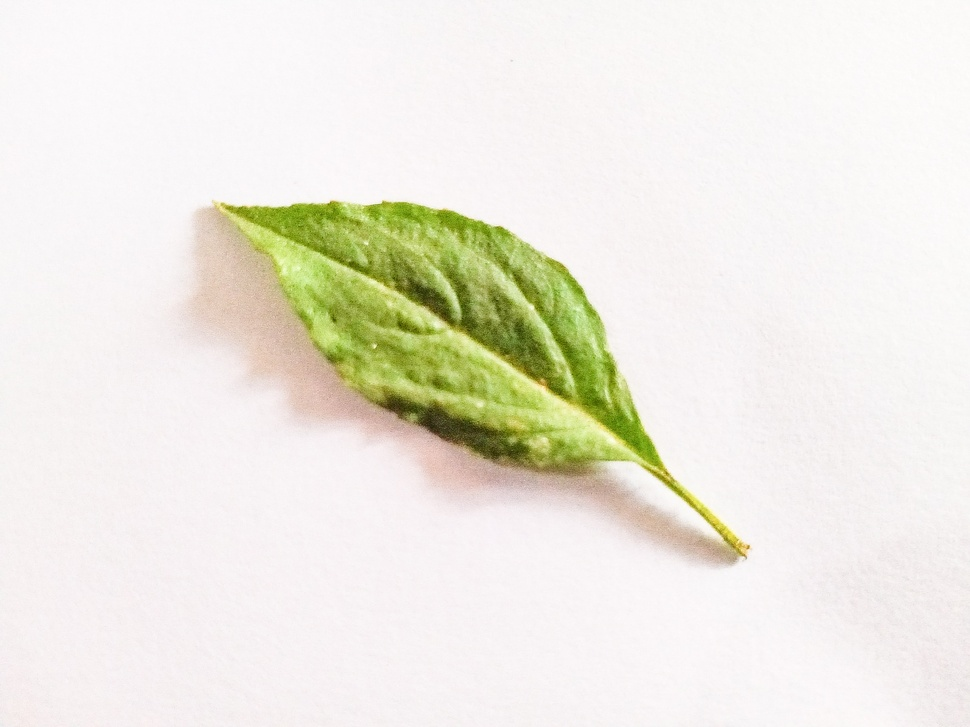
#> input picture Dataset/Daun Kemangi/001.jpg, 970 x 727 px, shrunk from 1600 x 1200 before the run
$ python index.py
#> lines starting #> are read from the running program, lines starting #| are printed output that depends on the picture
import cv2
from matplotlib import pyplot as plt

img = cv2.imread("Daun Kemangi/001.jpg")
#> img is the input picture: shape (727, 970, 3); mean B, G, R 224.1, 234.8, 237.3
img_gray = cv2.cvtColor(img, cv2.COLOR_BGR2GRAY)
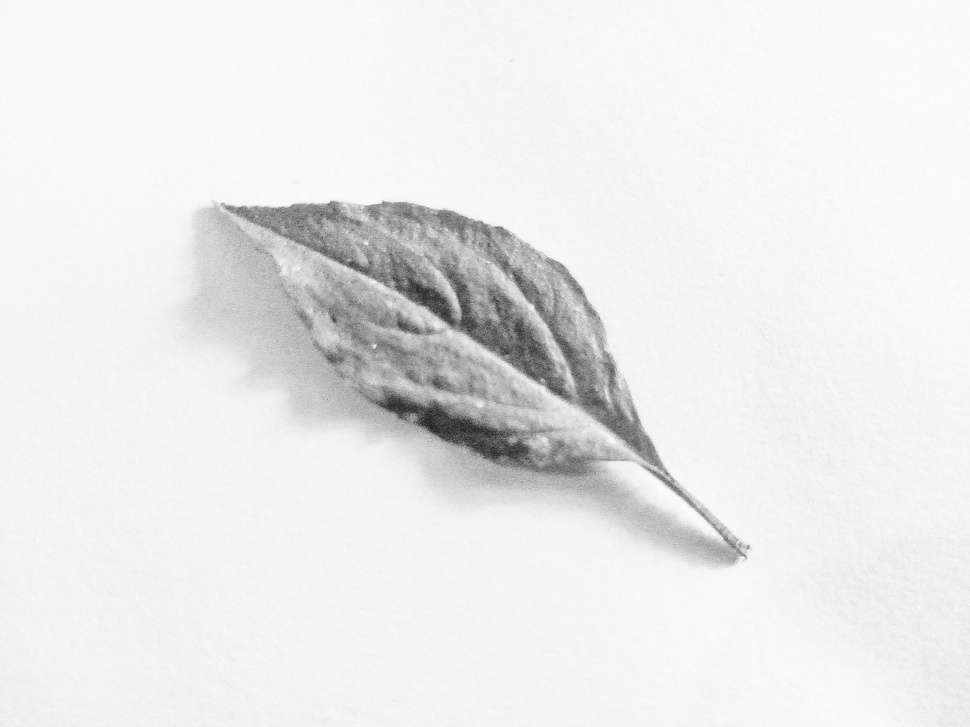
#> img_gray: shape (727, 970); min 32, max 254, mean 234.3
img_rgb = cv2.cvtColor(img, cv2.COLOR_BGR2RGB)
stop_data = cv2.CascadeClassifier('haarcascade_frontalface_default.xml')
found = stop_data.detectMultiScale(img_gray,minSize =(30, 30))
#> found = ()
amount_found = len(found)
#> amount_found = 0
if amount_found != 0:
    for (x, y, width, height) in found:
        cv2.rectangle(img_rgb, (x, y),
                      (x + height, y + width),
                      (0, 255, 0), 5)
plt.subplot(1, 1, 1)
plt.imshow(img_rgb)
plt.show()

$ run again, with Dataset/Daun Kemangi/002.jpg copied over Dataset/Daun Kemangi/001.jpg
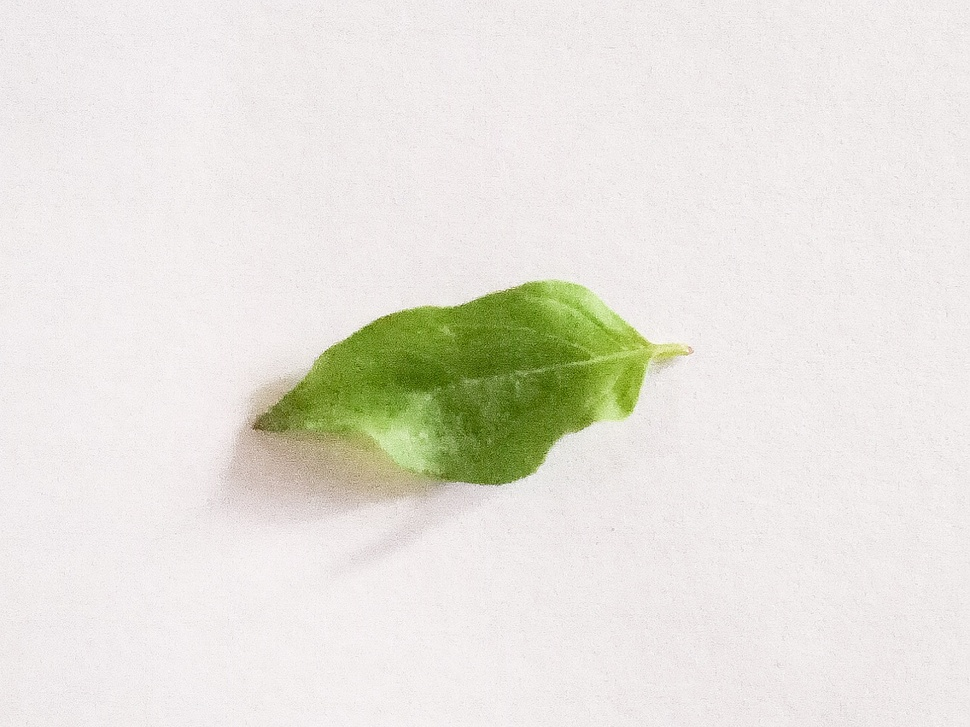
#> input picture Dataset/Daun Kemangi/002.jpg, 970 x 727 px, shrunk from 1600 x 1200 before the run
#> img is the input picture: shape (727, 970, 3); mean B, G, R 220.1, 228, 230.2
#> `img_gray = cv2.cvtColor(img, cv2.COLOR_BGR2GRAY)`:
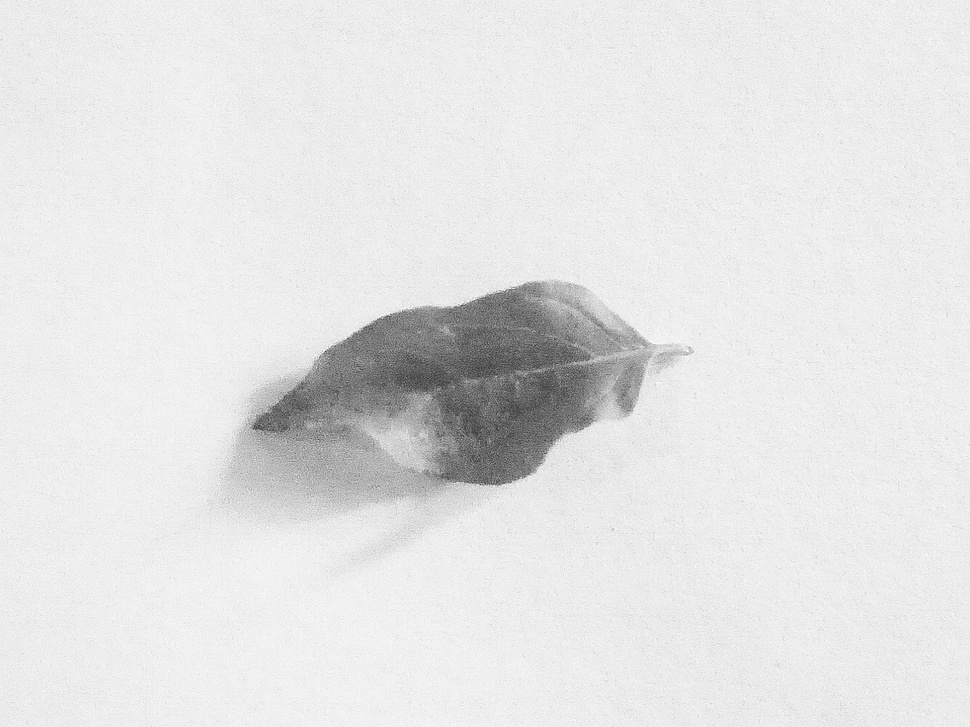
#> img_gray: shape (727, 970); min 48, max 254, mean 227.7
#> found = ()
#> amount_found = 0

$ run again, with Dataset/Daun Kemangi/003.jpg copied over Dataset/Daun Kemangi/001.jpg
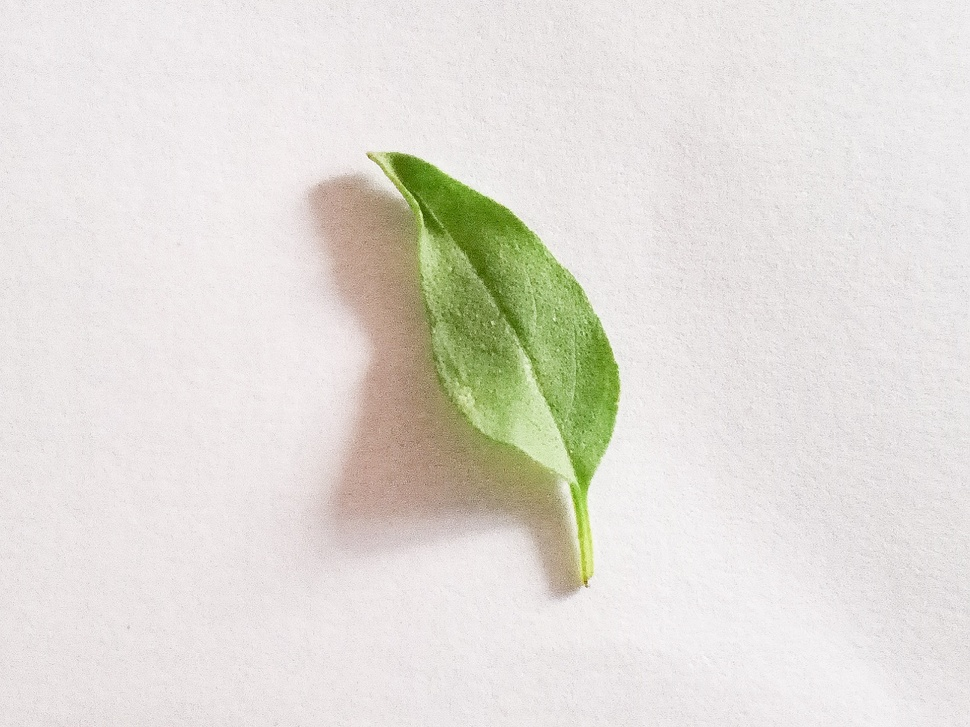
#> input picture Dataset/Daun Kemangi/003.jpg, 970 x 727 px, shrunk from 1600 x 1200 before the run
#> img is the input picture: shape (727, 970, 3); mean B, G, R 215.3, 222.1, 225.4
#> `img_gray = cv2.cvtColor(img, cv2.COLOR_BGR2GRAY)`:
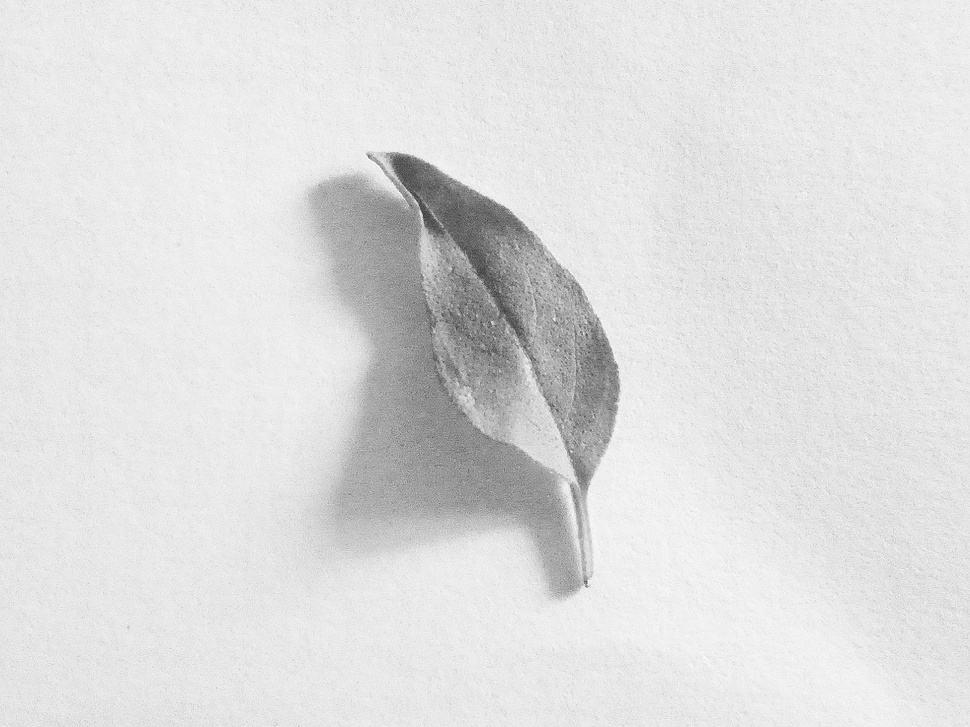
#> img_gray: shape (727, 970); min 58, max 253, mean 222.3
#> found = ()
#> amount_found = 0

$ run again, with Dataset/Daun Kemangi/004.jpg copied over Dataset/Daun Kemangi/001.jpg
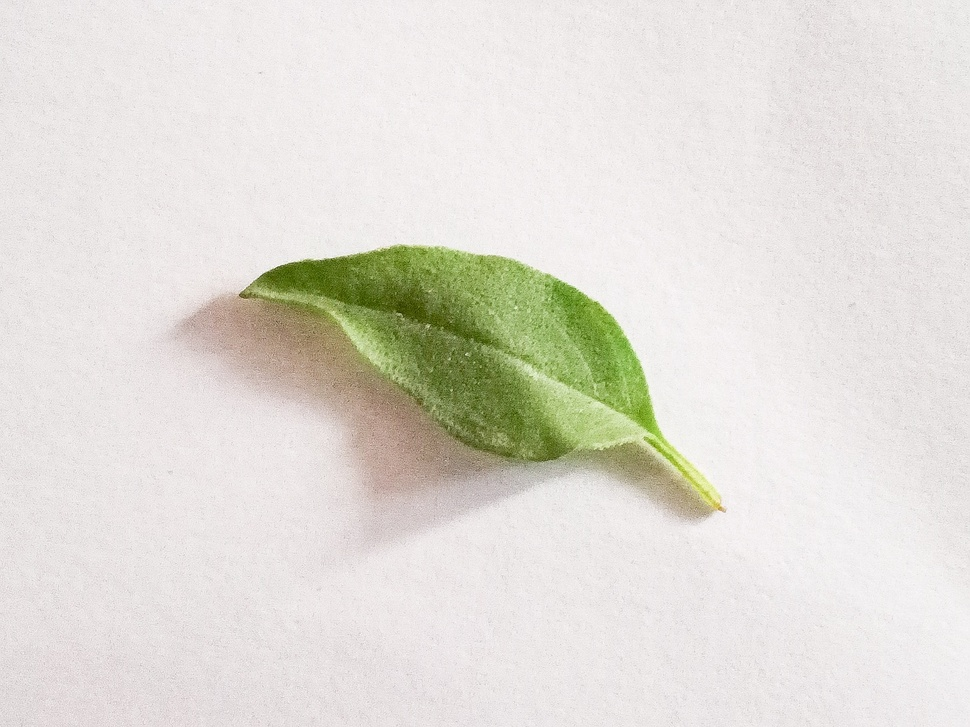
#> input picture Dataset/Daun Kemangi/004.jpg, 970 x 727 px, shrunk from 1600 x 1200 before the run
#> img is the input picture: shape (727, 970, 3); mean B, G, R 214.7, 222.1, 225
#> `img_gray = cv2.cvtColor(img, cv2.COLOR_BGR2GRAY)`:
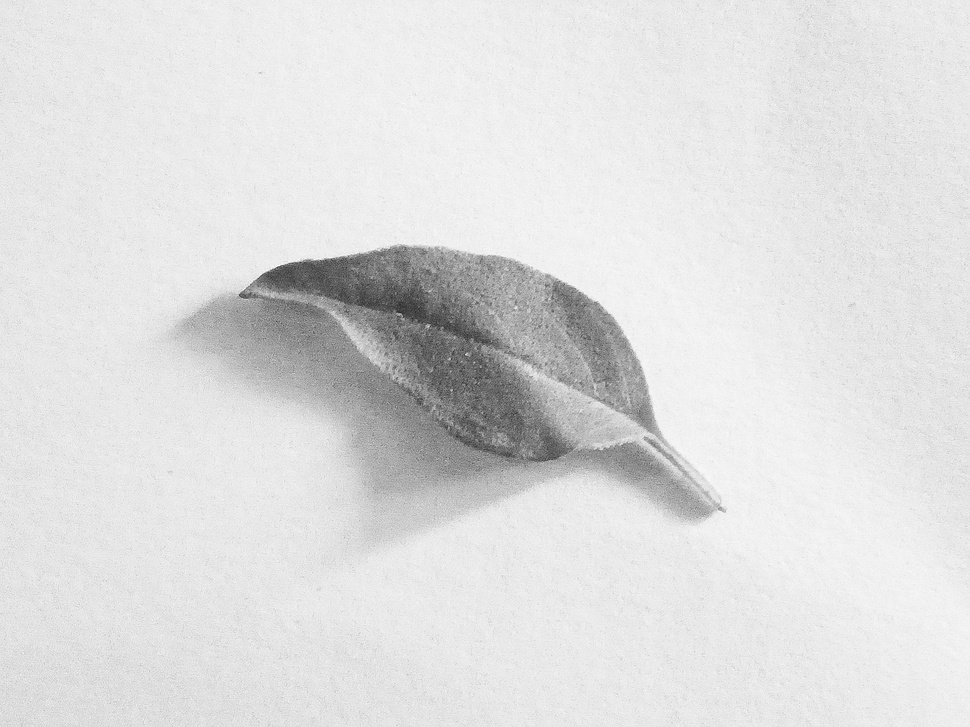
#> img_gray: shape (727, 970); min 37, max 253, mean 222.1
#> found = ()
#> amount_found = 0
